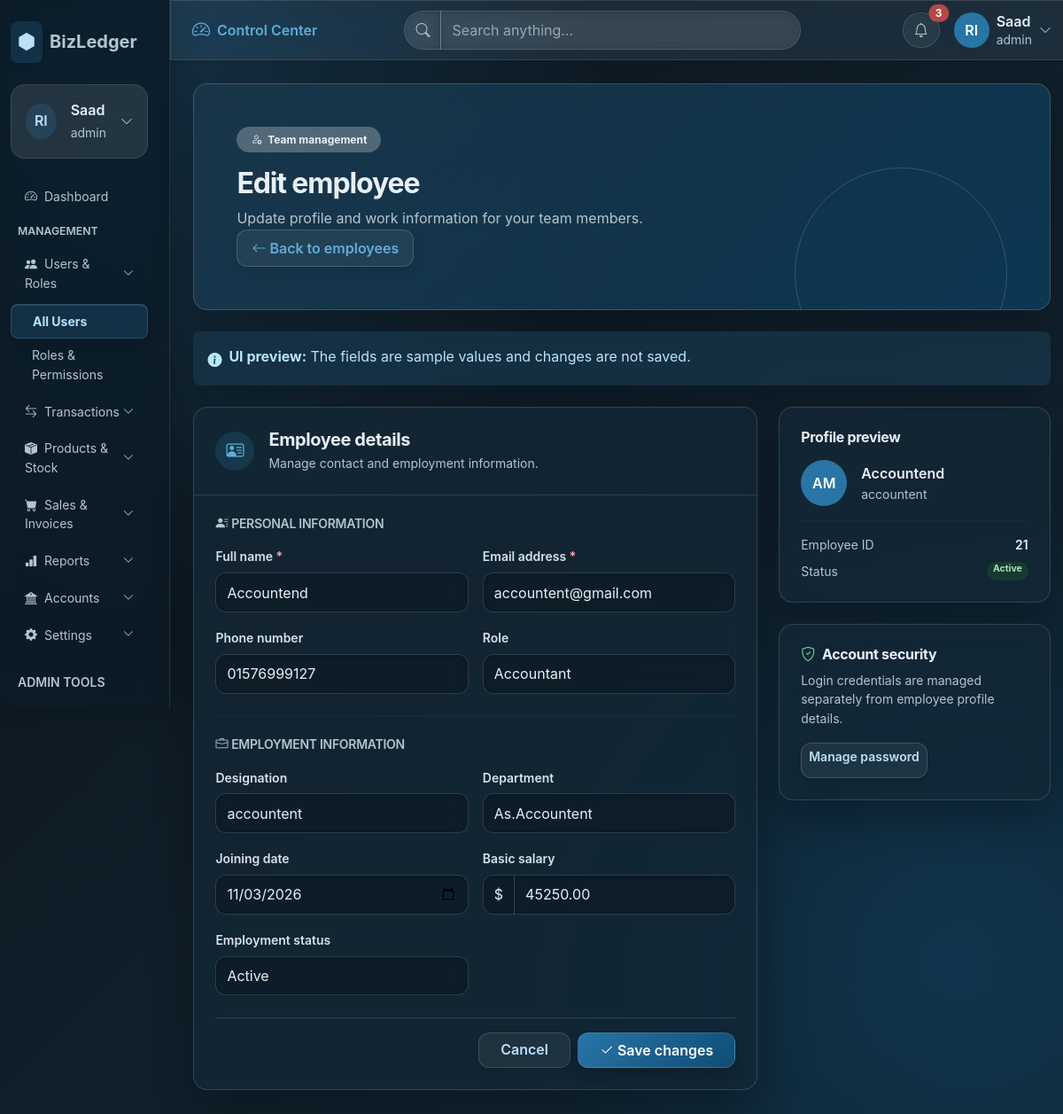
The page /admin/employedit.php?id=21 (signed in) on the database its author committed.
### tables this page shows
CREATE TABLE `employees` (
  `employee_id` int UNSIGNED NOT NULL,
  `company_id` int UNSIGNED NOT NULL,
  `user_id` int UNSIGNED DEFAULT NULL,
  `employee_name` varchar(150) NOT NULL,
  `phone` varchar(30) DEFAULT NULL,
  `designation` varchar(100) DEFAULT NULL,
  `department` varchar(100) DEFAULT NULL,
  `joining_date` date DEFAULT NULL,
  `basic_salary` decimal(15,2) NOT NULL DEFAULT '0.00',
  `status` tinyint NOT NULL DEFAULT '1',
  `created_at` timestamp NOT NULL DEFAULT CURRENT_TIMESTAMP,
  `updated_at` timestamp NOT NULL DEFAULT CURRENT_TIMESTAMP ON UPDATE CURRENT_TIMESTAMP,
  `login_email` varchar(150) DEFAULT NULL,
  `login_password` varchar(255) DEFAULT NULL,
  `login_role` enum('admin','accountant','employees') DEFAULT NULL
);

### admin/employedit.php (the view, shortened to what this page needs)
<?php
include_once 'assets/db/bdconfig.php';
    $id = $_GET['id'] ?? 0;
        $data = $conn->query("SELECT * FROM employees WHERE employee_id = '$id' ");
        $row = $data->fetch_object();
    ?>
<!DOCTYPE html>
<html lang="en">
<head>
    <link href="https://cdn.jsdelivr.net/npm/bootstrap@5.3.3/dist/css/bootstrap.min.css" rel="stylesheet">
    <link href="https://cdn.jsdelivr.net/npm/bootstrap-icons@1.11.3/font/bootstrap-icons.min.css" rel="stylesheet">
    <link href="assets/css/dashboard-shared.css" rel="stylesheet">
    <link href="assets/css/glassmorphism.css" rel="stylesheet">
</head>
<body class="bg-body-tertiary dashboard-page">
    <div class="container-fluid px-0">
        <div class="row min-vh-100">
            <div class="col-lg-3 col-xl-2 p-0 bg-dark">
                <?php include 'include/adminsidebar.php'; ?>
            </div>
            <main class="col-12 col-lg-9 col-xl-10 p-0">
                <?php include 'include/adminheadbar.php'; ?>
                <div class="p-3 p-md-4 p-xl-5">
                    <section class="dashboard-hero rounded-4 shadow-sm text-white p-4 p-lg-5 mb-4">
                        <div class="dashboard-hero-content d-flex flex-column flex-md-row justify-content-between align-items-md-center gap-4">
                            <div>
                                <span class="badge rounded-pill bg-white bg-opacity-25 text-white px-3 py-2 mb-3">
                                    <i class="bi bi-person-gear me-1" aria-hidden="true"></i> Team management
                                </span>
                                <h1 class="h2 fw-bold mb-2">Edit employee</h1>
                                <p class="mb-0 text-white-50">Update profile and work information for your team members.</p>
                            <a class="btn btn-light text-primary fw-semibold px-3 py-2 text-nowrap" href="employlist.php">
                                <i class="bi bi-arrow-left me-1" aria-hidden="true"></i>Back to employees
                            </a>
                        </div>
                    </section>
                    <div class="alert alert-info border-0 rounded-3 d-flex align-items-start gap-2 mb-4" role="note">
                        <i class="bi bi-info-circle-fill mt-1" aria-hidden="true"></i>
                        <div><strong>UI preview:</strong> The fields are sample values and changes are not saved.</div>
                    </div>
                    <div class="row g-4">
                        <div class="col-12 col-xl-8">
                            <section class="card dashboard-card rounded-4 shadow-sm" aria-labelledby="employee-details-title">
                                <div class="card-body p-0">
                                    <div class="d-flex align-items-center gap-3 p-3 p-md-4 border-bottom">
                                        <span class="d-inline-flex align-items-center justify-content-center rounded-circle bg-primary-subtle text-primary flex-shrink-0" style="width: 2.75rem; height: 2.75rem">
                                            <i class="bi bi-person-vcard fs-5" aria-hidden="true"></i>
                                        </span>
                                        <div>
                                            <h2 class="h5 dashboard-section-title fw-bold mb-1" id="employee-details-title">Employee details</h2>
                                            <p class="small dashboard-subtitle mb-0">Manage contact and employment information.</p>
                                        </div>
                                    </div>
                                    <form class="p-3 p-md-4" method="post">
                                        <div class="mb-4">
                                            <h3 class="h6 text-uppercase text-secondary fw-semibold small mb-3">
                                                <i class="bi bi-person-lines-fill me-1" aria-hidden="true"></i>Personal information
                                            </h3>
                                            <div class="row g-3">
                                                <div class="col-12 col-md-6">
                                                    <label class="form-label fw-semibold" for="employee-name">Full name <span class="text-danger">*</span></label>
                                                    <input class="form-control" type="text" id="employee-name" name="employee_name" value="<?php echo $row->employee_name; ?>" autocomplete="name" required>
                                                </div>
                                                <div class="col-12 col-md-6">
                                                    <label class="form-label fw-semibold" for="employee-email">Email address <span class="text-danger">*</span></label>
                                                    <input class="form-control" type="email" id="employee-email" name="login_email" value="<?php echo $row->login_email ; ?>" autocomplete="email" required>
                                                </div>
                                                <div class="col-12 col-md-6">
                                                    <label class="form-label fw-semibold" for="employee-phone">Phone number</label>
                                                    <input class="form-control" type="tel" id="employee-phone" name="phone" value="<?php echo $row->phone; ?>" autocomplete="tel">
                                                </div>
                                                <div class="col-12 col-md-6">
                                                    <label class="form-label fw-semibold" for="employee-role">Role</label>
                                                    <select class="form-select" id="employee-role" name="login_role">
                                                        <option value="accountant" <?= $row->login_role === 'accountant' ? 'selected' : '' ?>>Accountant</option>
                                                    </select>
                                                </div>
                                            </div>
                                        </div>
                                        <hr class="text-secondary-emphasis opacity-25">
                                        <div class="mt-4 mb-4">
                                            <h3 class="h6 text-uppercase text-secondary fw-semibold small mb-3">
                                                <i class="bi bi-briefcase me-1" aria-hidden="true"></i>Employment information
                                            </h3>
                                            <div class="row g-3">
                                                <div class="col-12 col-md-6">
                                                    <label class="form-label fw-semibold" for="employee-designation">Designation</label>
                                                    <input class="form-control" type="text" id="employee-designation" name="designation" value="<?php echo $row->designation ; ?>">
                                                </div>
                                                <div class="col-12 col-md-6">
                                                    <label class="form-label fw-semibold" for="employee-department">Department</label>
                                                     <input class="form-control" type="text" id="employee-department" name="department" value="<?php echo $row->department ; ?>">
                                                </div>
                                                <div class="col-12 col-md-6">
                                                    <label class="form-label fw-semibold" for="joining-date">Joining date</label>
                                                    <input class="form-control" type="date" id="joining-date" name="joining_date" value="<?php echo $row->joining_date; ?>">
                                                </div>
                                                <div class="col-12 col-md-6">
                                                    <label class="form-label fw-semibold" for="basic-salary">Basic salary</label>
                                                    <div class="input-group">
                                                        <span class="input-group-text">$</span>
                                                        <input class="form-control" type="number" id="basic-salary" name="basic_salary" min="0" step="0.01" value="<?php echo $row->basic_salary; ?>">
                                                    </div>
                                                </div>
                                                <div class="col-12 col-md-6">
                                                    <label class="form-label fw-semibold" for="employee-status">Employment status</label>
                                                    <select class="form-select" id="employee-status" name="status">
                                                        <option selected value="active">Active</option>
                                                    </select>
                                                </div>
                                            </div>
                                        </div>
                                        <div class="d-flex flex-column-reverse flex-sm-row justify-content-end gap-2 pt-3 border-top">
                                            <a class="btn btn-light border px-4" href="employlist.php">Cancel</a>
                                            <button class="btn btn-primary px-4" type="submit" name="submit">
                                                <i class="bi bi-check2 me-1" aria-hidden="true"></i>Save changes
                                            </button>
                                        </div>
                                    </form>
                                </div>
                            </section>
                        </div>
                        <div class="col-12 col-xl-4">
                            <aside class="card dashboard-card rounded-4 shadow-sm mb-4" aria-labelledby="profile-preview-title">
                                <div class="card-body p-4">
                                    <h2 class="h6 fw-bold mb-3" id="profile-preview-title">Profile preview</h2>
                                    <div class="d-flex align-items-center gap-3">
                                        <span class="d-inline-flex align-items-center justify-content-center rounded-circle bg-primary text-white fw-semibold flex-shrink-0" style="width: 3.25rem; height: 3.25rem">AM</span>
                                        <div class="min-w-0">
                                            <div class="fw-semibold"><?php echo $row->employee_name; ?></div>
                                            <div class="small text-secondary"><?php echo $row->designation; ?></div>
                                        </div>
                                    </div>
                                    <hr>
                                    <div class="d-flex justify-content-between gap-3 small mb-2">
                                        <span class="text-secondary">Employee ID</span>
                                        <span class="fw-semibold"><?php echo $row->employee_id; ?></span>
                                    </div>
                                    <div class="d-flex justify-content-between gap-3 small">
                                        <span class="text-secondary">Status</span>
                                        <span class="badge rounded-pill bg-success-subtle text-success-emphasis">Active</span>
                                    </div>
                                </div>
                            </aside>
                            <aside class="card dashboard-card rounded-4 shadow-sm">
                                <div class="card-body p-4">
                                    <h2 class="h6 fw-bold mb-2"><i class="bi bi-shield-check text-success me-2" aria-hidden="true"></i>Account security</h2>
                                    <p class="small text-secondary mb-3">Login credentials are managed separately from employee profile details.</p>
                                    <a class="btn btn-sm btn-outline-primary" href="#" aria-disabled="true">Manage password</a>
                                </div>
                            </aside>
                        </div>
                    </div>
                </div>
            </main>
        </div>
    </div>
</body>
</html>

### admin/assets/css/dashboard-shared.css (style rules this page uses)
:root { --dashboard-ink: #17233c; --dashboard-muted: #68758b; }
body.dashboard-page { color: var(--dashboard-ink); background: #f5f7fb; }
.dashboard-hero { position: relative; overflow: hidden; background: radial-gradient(circle at 88% 20%, rgba(255, 255, 255, .16), transparent 25%), linear-gradient(120deg, #173b8f, #3159c9 62%, #4777df); }
.dashboard-hero::after { position: absolute; right: 3rem; bottom: -5rem; width: 15rem; height: 15rem; border: 1px solid rgba(255, 255, 255, .16); border-radius: 50%; content: ""; pointer-events: none; }
.dashboard-hero-content { position: relative; z-index: 1; }
.dashboard-card { border: 1px solid #e9edf5; transition: box-shadow .2s ease, transform .2s ease; }
.dashboard-section-title { color: var(--dashboard-ink); letter-spacing: -.02em; }
.dashboard-subtitle { color: var(--dashboard-muted); }

### rows shown on the page
employees: employee_name "Accountend", login_email "accountent@gmail.com", phone "01576999127", login_role "Accountant", designation "accountent", department "As.Accountent", joining_date "11/03/2026", basic_salary "45250.00", employee_id "21"

### other values the page prints
$_SESSION['name'] "Saad"
$_SESSION['role'] "admin"
